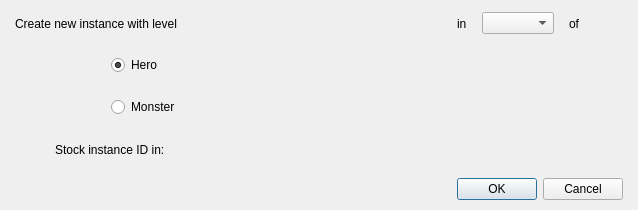
<?xml version="1.0" encoding="UTF-8"?>
<ui version="4.0">
 <class>DialogSystemInitialPartyMember</class>
 <widget class="QDialog" name="DialogSystemInitialPartyMember">
  <property name="geometry">
   <rect>
    <x>0</x>
    <y>0</y>
    <width>638</width>
    <height>196</height>
   </rect>
  </property>
  <property name="windowTitle">
   <string>Dialog</string>
  </property>
  <layout class="QGridLayout" name="gridLayout_2">
   <property name="leftMargin">
    <number>15</number>
   </property>
   <property name="topMargin">
    <number>10</number>
   </property>
   <property name="rightMargin">
    <number>15</number>
   </property>
   <property name="bottomMargin">
    <number>10</number>
   </property>
   <item row="0" column="0">
    <layout class="QVBoxLayout" name="verticalLayout_2" stretch="1,0">
     <property name="spacing">
      <number>15</number>
     </property>
     <item>
      <layout class="QVBoxLayout" name="verticalLayout">
       <item>
        <layout class="QHBoxLayout" name="horizontalLayout" stretch="0,0,0,0,0,1">
         <item>
          <widget class="QLabel" name="labelCreateNewInstance">
           <property name="text">
            <string>Create new instance with level</string>
           </property>
          </widget>
         </item>
         <item>
          <widget class="PanelPrimitiveValue" name="panelPrimitiveValueLevel" native="true">
           <property name="minimumSize">
            <size>
             <width>250</width>
             <height>27</height>
            </size>
           </property>
           <property name="maximumSize">
            <size>
             <width>250</width>
             <height>27</height>
            </size>
           </property>
          </widget>
         </item>
         <item>
          <widget class="QLabel" name="labelInInstance">
           <property name="text">
            <string>in</string>
           </property>
          </widget>
         </item>
         <item>
          <widget class="QComboBox" name="comboBoxInstanceTeam"/>
         </item>
         <item>
          <widget class="QLabel" name="labelOfInstance">
           <property name="text">
            <string>of</string>
           </property>
          </widget>
         </item>
         <item>
          <spacer name="horizontalSpacer">
           <property name="orientation">
            <enum>Qt::Horizontal</enum>
           </property>
           <property name="sizeHint" stdset="0">
            <size>
             <width>138</width>
             <height>20</height>
            </size>
           </property>
          </spacer>
         </item>
        </layout>
       </item>
       <item>
        <layout class="QGridLayout" name="gridLayout" columnstretch="0,0,0,0">
         <item row="0" column="1">
          <widget class="QRadioButton" name="radioButtonHero">
           <property name="minimumSize">
            <size>
             <width>0</width>
             <height>0</height>
            </size>
           </property>
           <property name="text">
            <string>Hero</string>
           </property>
           <property name="checked">
            <bool>true</bool>
           </property>
          </widget>
         </item>
         <item row="0" column="3" rowspan="2">
          <spacer name="horizontalSpacer_2">
           <property name="orientation">
            <enum>Qt::Horizontal</enum>
           </property>
           <property name="sizeHint" stdset="0">
            <size>
             <width>178</width>
             <height>38</height>
            </size>
           </property>
          </spacer>
         </item>
         <item row="1" column="1">
          <widget class="QRadioButton" name="radioButtonMonster">
           <property name="enabled">
            <bool>true</bool>
           </property>
           <property name="text">
            <string>Monster</string>
           </property>
          </widget>
         </item>
         <item row="0" column="2">
          <widget class="PanelPrimitiveValue" name="panelPrimitiveHero" native="true">
           <property name="enabled">
            <bool>true</bool>
           </property>
           <property name="minimumSize">
            <size>
             <width>250</width>
             <height>27</height>
            </size>
           </property>
           <property name="maximumSize">
            <size>
             <width>250</width>
             <height>27</height>
            </size>
           </property>
          </widget>
         </item>
         <item row="1" column="2">
          <widget class="PanelPrimitiveValue" name="panelPrimitiveMonster" native="true">
           <property name="enabled">
            <bool>false</bool>
           </property>
           <property name="minimumSize">
            <size>
             <width>250</width>
             <height>27</height>
            </size>
           </property>
           <property name="maximumSize">
            <size>
             <width>250</width>
             <height>27</height>
            </size>
           </property>
          </widget>
         </item>
         <item row="0" column="0" rowspan="2">
          <spacer name="horizontalSpacer_4">
           <property name="orientation">
            <enum>Qt::Horizontal</enum>
           </property>
           <property name="sizeHint" stdset="0">
            <size>
             <width>0</width>
             <height>20</height>
            </size>
           </property>
          </spacer>
         </item>
        </layout>
       </item>
       <item>
        <layout class="QHBoxLayout" name="horizontalLayout_2" stretch="0,0,0,1">
         <item>
          <spacer name="horizontalSpacer_5">
           <property name="orientation">
            <enum>Qt::Horizontal</enum>
           </property>
           <property name="sizeHint" stdset="0">
            <size>
             <width>40</width>
             <height>20</height>
            </size>
           </property>
          </spacer>
         </item>
         <item>
          <widget class="QLabel" name="labelStockVariable">
           <property name="text">
            <string>Stock instance ID in:</string>
           </property>
          </widget>
         </item>
         <item>
          <widget class="PanelPrimitiveValue" name="panelPrimitiveVariableStock" native="true">
           <property name="minimumSize">
            <size>
             <width>250</width>
             <height>27</height>
            </size>
           </property>
           <property name="maximumSize">
            <size>
             <width>250</width>
             <height>27</height>
            </size>
           </property>
          </widget>
         </item>
         <item>
          <spacer name="horizontalSpacer_6">
           <property name="orientation">
            <enum>Qt::Horizontal</enum>
           </property>
           <property name="sizeHint" stdset="0">
            <size>
             <width>98</width>
             <height>17</height>
            </size>
           </property>
          </spacer>
         </item>
        </layout>
       </item>
      </layout>
     </item>
     <item>
      <widget class="QDialogButtonBox" name="buttonBox">
       <property name="orientation">
        <enum>Qt::Horizontal</enum>
       </property>
       <property name="standardButtons">
        <set>QDialogButtonBox::Cancel|QDialogButtonBox::Ok</set>
       </property>
      </widget>
     </item>
    </layout>
   </item>
  </layout>
 </widget>
 <customwidgets>
  <customwidget>
   <class>PanelPrimitiveValue</class>
   <extends>QWidget</extends>
   <header>panelprimitivevalue.h</header>
   <container>1</container>
  </customwidget>
 </customwidgets>
 <resources/>
 <connections>
  <connection>
   <sender>buttonBox</sender>
   <signal>accepted()</signal>
   <receiver>DialogSystemInitialPartyMember</receiver>
   <slot>accept()</slot>
   <hints>
    <hint type="sourcelabel">
     <x>248</x>
     <y>254</y>
    </hint>
    <hint type="destinationlabel">
     <x>157</x>
     <y>274</y>
    </hint>
   </hints>
  </connection>
  <connection>
   <sender>buttonBox</sender>
   <signal>rejected()</signal>
   <receiver>DialogSystemInitialPartyMember</receiver>
   <slot>reject()</slot>
   <hints>
    <hint type="sourcelabel">
     <x>316</x>
     <y>260</y>
    </hint>
    <hint type="destinationlabel">
     <x>286</x>
     <y>274</y>
    </hint>
   </hints>
  </connection>
 </connections>
</ui>
